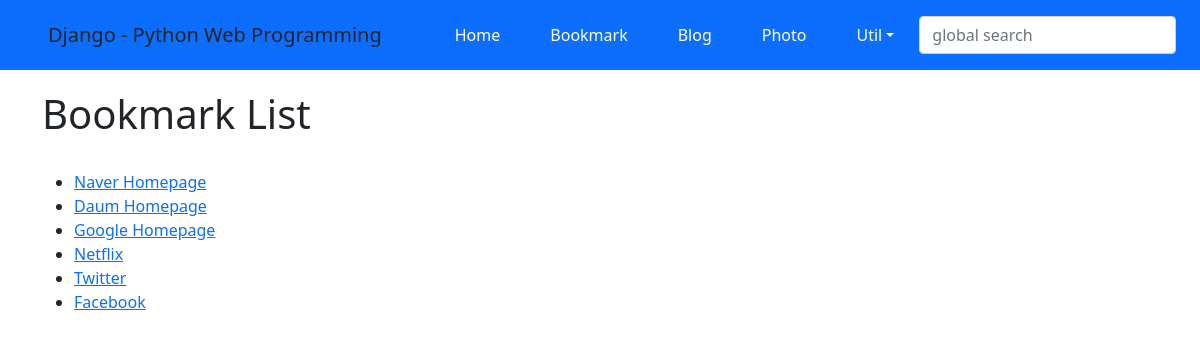
Screenshot of /bookmark/ with the database file from the repository.
### bookmark/models.py (models this page shows)
class Bookmark(models.Model):
    title = models.CharField('TITLE', max_length=200, blank=True)
    url = models.URLField('URL', unique=True)
    def __str__(self) -> str:
        return self.title

### bookmark/templates/bookmark/bookmark_list.html (shortened to what this page needs)
{% extends 'base.html' %}
{% block content %}
<h1>Bookmark List</h1>
<br>
    <ul>
        {% for bookmark in object_list %}
            <li><a href="{% url 'bookmark:detail' bookmark.id %}">{{ bookmark }}</a></li>
        {% endfor %}
    </ul>
{% endblock %}

### rows the page displays
Bookmark: title "Naver Homepage"
Bookmark: title "Daum Homepage"
Bookmark: title "Google Homepage"
Bookmark: title "Netflix"
Bookmark: title "Twitter"
Bookmark: title "Facebook"
